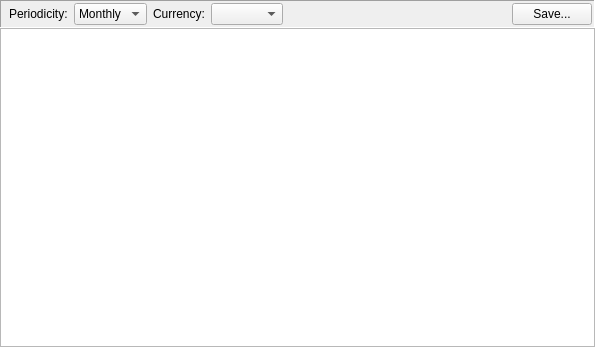
<?xml version="1.0" encoding="UTF-8"?>
<ui version="4.0">
 <class>IncomeSpendingReportWidget</class>
 <widget class="QWidget" name="IncomeSpendingReportWidget">
  <property name="geometry">
   <rect>
    <x>0</x>
    <y>0</y>
    <width>595</width>
    <height>347</height>
   </rect>
  </property>
  <property name="windowTitle">
   <string>Income &amp; Spending</string>
  </property>
  <layout class="QVBoxLayout" name="verticalLayout">
   <property name="spacing">
    <number>0</number>
   </property>
   <property name="leftMargin">
    <number>0</number>
   </property>
   <property name="topMargin">
    <number>0</number>
   </property>
   <property name="rightMargin">
    <number>0</number>
   </property>
   <property name="bottomMargin">
    <number>0</number>
   </property>
   <item>
    <widget class="QFrame" name="ReportParamsFrame">
     <property name="frameShape">
      <enum>QFrame::Panel</enum>
     </property>
     <property name="frameShadow">
      <enum>QFrame::Sunken</enum>
     </property>
     <layout class="QHBoxLayout" name="horizontalLayout">
      <property name="spacing">
       <number>6</number>
      </property>
      <property name="leftMargin">
       <number>2</number>
      </property>
      <property name="topMargin">
       <number>2</number>
      </property>
      <property name="rightMargin">
       <number>2</number>
      </property>
      <property name="bottomMargin">
       <number>2</number>
      </property>
      <item>
       <widget class="DateRangeSelector" name="ReportRange" native="true">
        <property name="ItemsList" stdset="0">
         <string notr="true">QTD;YTD;this_year;last_year</string>
        </property>
       </widget>
      </item>
      <item>
       <widget class="QLabel" name="PeriodLbl">
        <property name="text">
         <string>Periodicity:</string>
        </property>
       </widget>
      </item>
      <item>
       <widget class="QComboBox" name="PeriodComboBox">
        <item>
         <property name="text">
          <string>Monthly</string>
         </property>
        </item>
        <item>
         <property name="text">
          <string>Weekly</string>
         </property>
        </item>
       </widget>
      </item>
      <item>
       <widget class="QLabel" name="CurrencyLbl">
        <property name="text">
         <string>Currency:</string>
        </property>
       </widget>
      </item>
      <item>
       <widget class="CurrencyComboBox" name="CurrencyCombo"/>
      </item>
      <item>
       <spacer name="horizontalSpacer">
        <property name="orientation">
         <enum>Qt::Horizontal</enum>
        </property>
        <property name="sizeHint" stdset="0">
         <size>
          <width>40</width>
          <height>20</height>
         </size>
        </property>
       </spacer>
      </item>
      <item>
       <widget class="QPushButton" name="SaveButton">
        <property name="text">
         <string>Save...</string>
        </property>
       </widget>
      </item>
     </layout>
    </widget>
   </item>
   <item>
    <widget class="QTreeView" name="ReportTreeView">
     <property name="editTriggers">
      <set>QAbstractItemView::NoEditTriggers</set>
     </property>
     <property name="alternatingRowColors">
      <bool>true</bool>
     </property>
     <property name="selectionBehavior">
      <enum>QAbstractItemView::SelectItems</enum>
     </property>
     <attribute name="headerStretchLastSection">
      <bool>false</bool>
     </attribute>
    </widget>
   </item>
  </layout>
 </widget>
 <customwidgets>
  <customwidget>
   <class>CurrencyComboBox</class>
   <extends>QComboBox</extends>
   <header>jal/widgets/account_select.h</header>
  </customwidget>
  <customwidget>
   <class>DateRangeSelector</class>
   <extends>QWidget</extends>
   <header>jal/widgets/custom/date_range_selector.h</header>
   <container>1</container>
  </customwidget>
 </customwidgets>
 <resources/>
 <connections/>
</ui>
